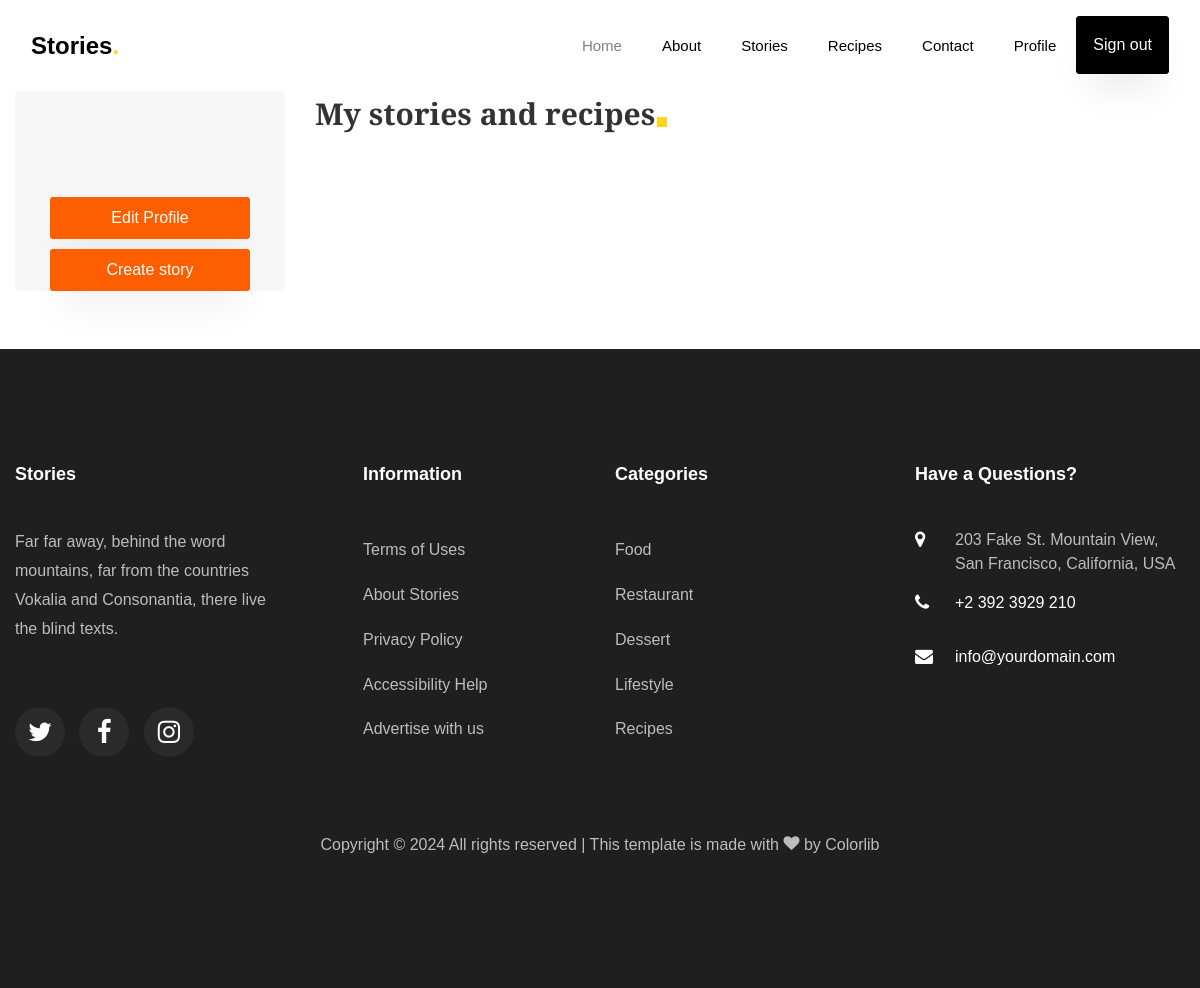
The app's page /profile/1/ (signed in), older data.
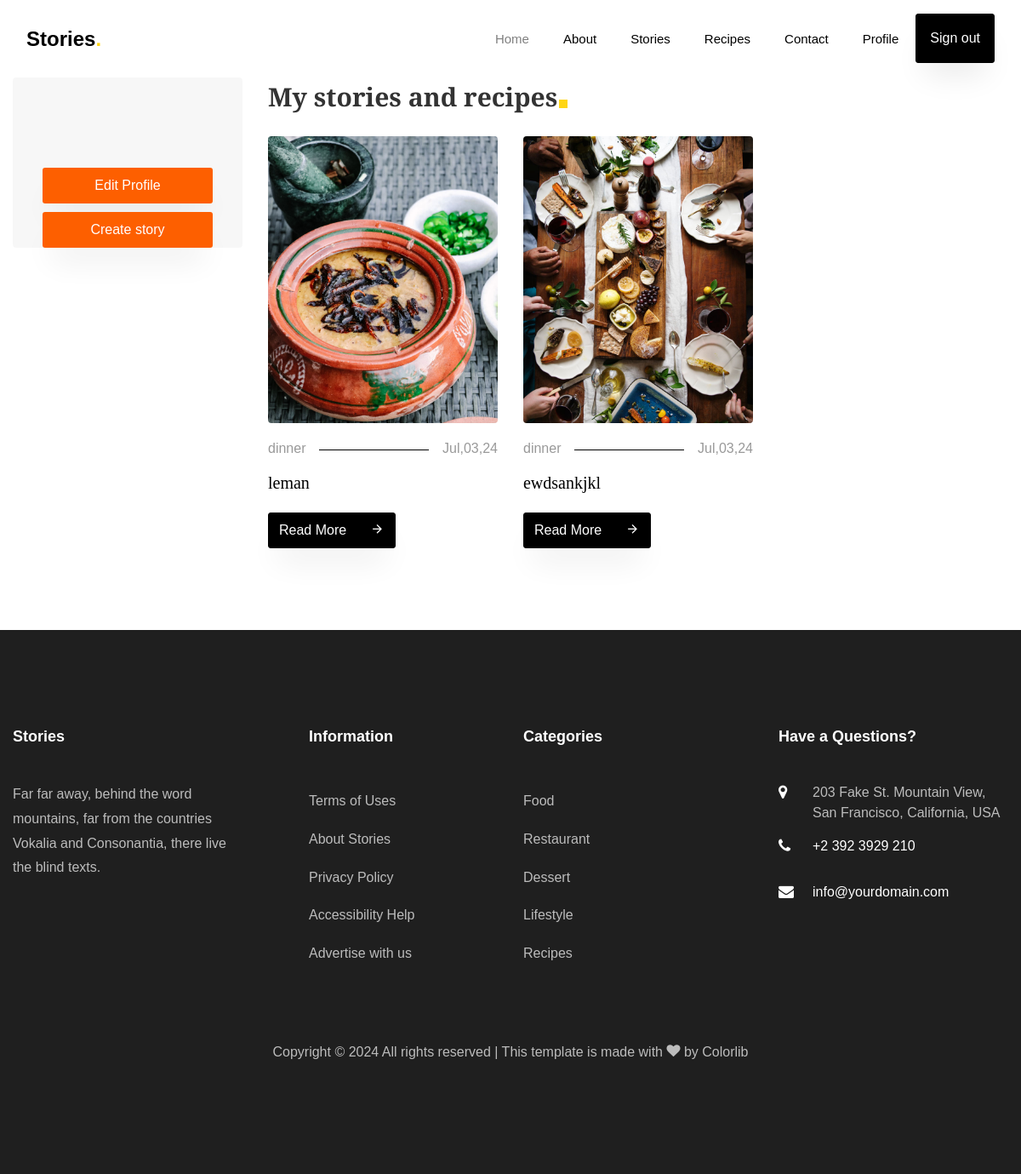
The same page, newer data.
### story/models.py (models this page shows, shortened)
class Stories(BaseModel):
    title =models.CharField(verbose_name="title of stories" , max_length=50,help_text="max 50 characters")
    image = models.ImageField(upload_to="stories_img",verbose_name="Image of Stories")
    category = models.ForeignKey(Category,on_delete=models.CASCADE,verbose_name='Category of the blog',related_name="story_category")
    recipes = RichTextUploadingField()
    tag=models.ManyToManyField(Tag,related_name="story_tag")
    author = models.ForeignKey(CustomUser,on_delete=models.CASCADE,related_name='story_author')
    class Meta:
        verbose_name = "Story"
        verbose_name_plural = "Stories"

class Category(BaseModel):
    name = models.CharField(verbose_name="Name of Category",max_length=20,help_text="Max 20 characters")
    image = models.ImageField(verbose_name="Image of Category",upload_to="category_image")
    def __str__(self):
        return self.name
    class Meta:
        verbose_name = "Category"
        verbose_name_plural = "Categories"

### account/views.py (the view)
# urls.py: path('profile/<int:pk>/', ProfileView.as_view(), name = 'profile'),
class ProfileView(DetailView):
    template_name = "user-profile.html"
    model = CustomUser
    context_object_name = "user"
    def get_object(self, *args, **kwargs):
        return self.request.user

### context_processors/custom_context.py (called while the page is built)
def category_list(request):
    categories = Category.objects.annotate(count= Count('story_category'))
    return {'category_list':categories}

### account/templates/user-profile.html (shortened to what this page needs)
{% extends 'base.html' %}
{% load static %}
{% block content %}
    <section class="ftco-section ftco-no-pt ">
        <div class="container">
            <div class="row">
                <div class="col-lg-3">
                    <div class="user-profile-side-bar sidebar-wrap">
                        <div class="sidebar-box p-4 about text-center ftco-animate">
                            <div class="text pt-4">
                            </div>
                        </div>
                        <div class="sidebar-box ftco-animate user-profile">
                            <a href="single.html" class="btn btn-hover-color py-2">Edit Profile</a>
                        </div>
                        <div class="sidebar-box ftco-animate user-profile">
                            <a href="{% url 'create_story' %}" class="btn btn-hover-color py-2">Create story </a>
                        </div>
                    </div>
                </div>
                <div class="col-lg-9">
                    <div class="row">
                        <div class="col-md-12 heading-section ftco-animate">
                            <h2 class="mb-4"><span>My stories and recipes</span></h2>
                        </div>
                    </div>
                    <div class="row">
                        {% for story in user.story_author.all %}
                        <div class="col-md-4 ftco-animate ">
                            <div class="blog-entry">
                                <a href="{% url 'recipe' story.pk %}" class="img-2">
                                    <div class="user-events__edit">
                                        <button type="button" class="edit-event"></button>
                                        <button type="button" class="delete-event"></button>
                                    </div>
                                    <img src="{{story.image.url}}"  class="img-fluid" alt="Colorlib Template">
                                </a>
                                <div class="text pt-3">
                                    <p class="meta d-flex"><span class="pr-3">{{story.category}}</span><span class="ml-auto pl-3">{{story.created_at| date:"M,d,y"}}</span>
                                    </p>
                                    <h3><a href="#">{{story.title}}</a></h3>
                                    <p class="mb-0"><a href="{% url 'recipe' story.pk %}" class="btn btn-black py-2">Read More <span
                                        class="icon-arrow_forward ml-4"></span></a></p>
                                </div>
                            </div>
                        </div>
                        {% endfor %}
                    </div>
                </div>
            </div>
        </div>
    </section>
{% endblock %}

Row changes from the older to the newer data that the page shows:
added Stories: image (picture), category "dinner", created_at "Jul,03,24", title "leman"
added Stories: image (picture), category "dinner", created_at "Jul,03,24", title "ewdsankjkl"
